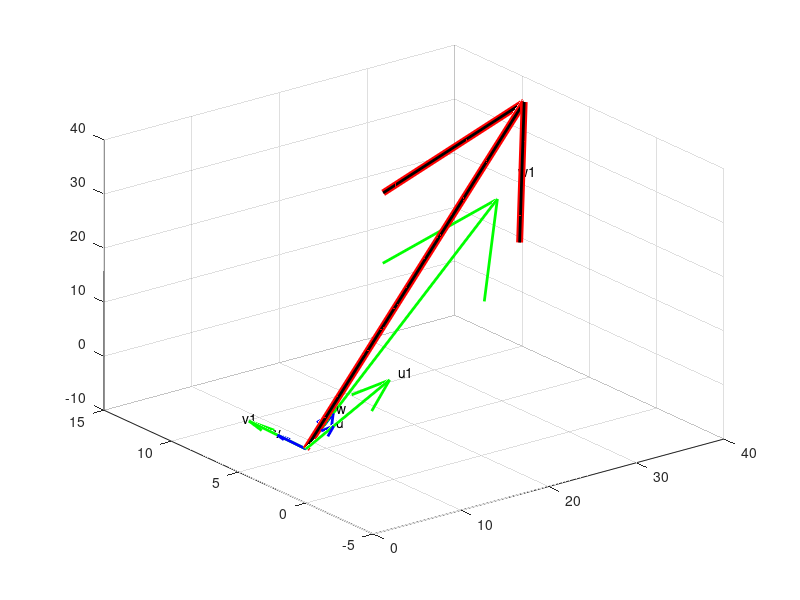
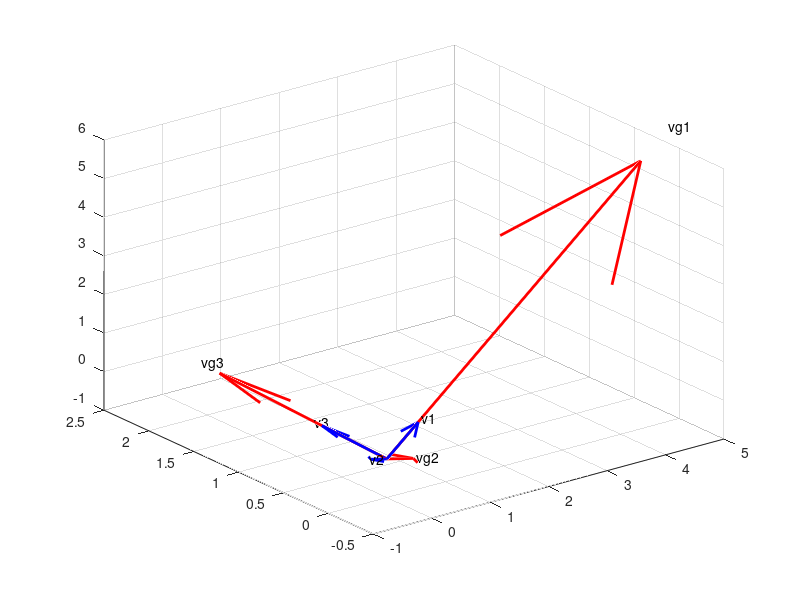

Source code (MATLAB) for these figures, in order:
close all
clear all
clc

% Multiplication matrix
% Each column represents seperate vector
G = [2 1 5; 
    -1 3 1; 
    5 -1 4];
% scaling factor for each vector
% Hence, number of scaling factors must be equal to number of vector in G
m = [3 2 7]';

% Extract vectors
u = G(:,1);
v = G(:,2);
w = G(:,3);

% Peform matrix multiplication for comparison
p = G*m;
orig = zeros(3,3);

% Plot
% figure
% hold on
% quiver3(0,0,0,u(1),u(2),u(3),'b','Linewidth',2), text(u(1),u(2),u(3),'u')
% quiver3(0,0,0,v(1),v(2),v(3),'b','Linewidth',2), text(v(1),v(2),v(3),'v')
% quiver3(0,0,0,w(1),w(2),w(3),'b','Linewidth',2), text(w(1),w(2),w(3),'w')
% quiver3(0,0,0,p(1),p(2),p(3),'r','Linewidth',5)
% view(3); grid on

%-----------------
% Alternate approach
% scale each vector by corresponding model parameter
u1 = m(1) * u;
v1 = m(2) * v;
w1 = m(3) * w;

% Sum of scaled vectors
p1= u1+ v1 + w1;

% Plot
figure; hold on 
quiver3(0,0,0,u1(1),u1(2),u1(3),'g','Linewidth',2), text(u1(1),u1(2),u1(3),'u1')
quiver3(0,0,0,v1(1),v1(2),v1(3),'g','Linewidth',2), text(v1(1),v1(2),v1(3),'v1')
quiver3(0,0,0,w1(1),w1(2),w1(3),'g','Linewidth',2), text(w1(1),w1(2),w1(3),'w1')
quiver3(0,0,0,p1(1),p1(2),p1(3),'r','Linewidth',5)

quiver3(0,0,0,u(1),u(2),u(3),'b','Linewidth',2), text(u(1),u(2),u(3),'u')
quiver3(0,0,0,v(1),v(2),v(3),'b','Linewidth',2), text(v(1),v(2),v(3),'v')
quiver3(0,0,0,w(1),w(2),w(3),'b','Linewidth',2), text(w(1),w(2),w(3),'w')
quiver3(0,0,0,p(1),p(2),p(3),'k','Linewidth',2)
view(3); grid on


% OUTCOME
% The resultant vector in black (p1) matches with previous result in red
% (p)

%========================================================================
% Eigenvalues and eigenvectors

[V,D] = eig(G)

% Get eigenvectors
v1= V(:,1);
v2= V(:,2);
v3= V(:,3);

% Check by multiplyin eigenvectors to the matrix
vg1 = G*v1;
vg2 = G*v2;
vg3 = G*v3;

% PLot
figure; hold on
quiver3(0,0,0,vg1(1),vg1(2),vg1(3),'r','Linewidth',2), text(vg1(1),vg1(2),vg1(3),'vg1')
quiver3(0,0,0,vg2(1),vg2(2),vg2(3),'r','Linewidth',2), text(vg2(1),vg2(2),vg2(3),'vg2')
quiver3(0,0,0,vg3(1),vg3(2),vg3(3),'r','Linewidth',2), text(vg3(1),vg3(2),vg3(3),'vg3')
quiver3(0,0,0,v1(1),v1(2),v1(3),'b','Linewidth',2), text(v1(1),v1(2),v1(3),'v1')
quiver3(0,0,0,v2(1),v2(2),v2(3),'b','Linewidth',2), text(v2(1),v2(2),v2(3),'v2')
quiver3(0,0,0,v3(1),v3(2),v3(3),'b','Linewidth',2), text(v3(1),v3(2),v3(3),'v3')
view(3); grid on

%====================================================
% Problem 1: Check if eigenvectors of G form orthogonal basis

% Problem 2: Find eigenvectors of modified matrix A= (G'G). Check if eigenvectors of A form orthogonal basis
